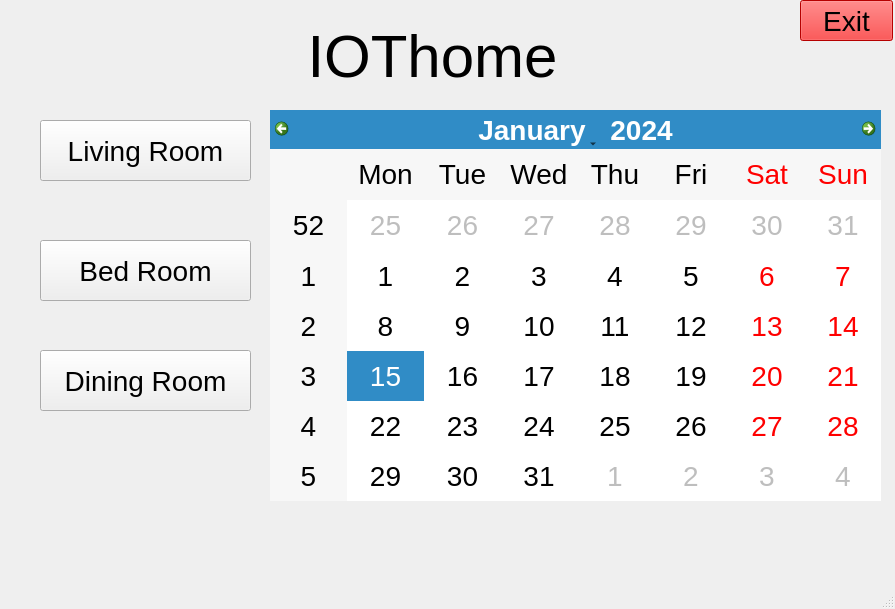
<?xml version="1.0" encoding="UTF-8"?>
<ui version="4.0">
 <class>MainWindow</class>
 <widget class="QMainWindow" name="MainWindow">
  <property name="geometry">
   <rect>
    <x>0</x>
    <y>0</y>
    <width>895</width>
    <height>609</height>
   </rect>
  </property>
  <property name="maximumSize">
   <size>
    <width>10000000</width>
    <height>10000000</height>
   </size>
  </property>
  <property name="font">
   <font>
    <pointsize>21</pointsize>
   </font>
  </property>
  <property name="windowTitle">
   <string>MainWindow</string>
  </property>
  <widget class="QWidget" name="centralwidget">
   <widget class="QPushButton" name="pushButton">
    <property name="geometry">
     <rect>
      <x>40</x>
      <y>120</y>
      <width>211</width>
      <height>61</height>
     </rect>
    </property>
    <property name="focusPolicy">
     <enum>Qt::FocusPolicy::NoFocus</enum>
    </property>
    <property name="text">
     <string>Living Room</string>
    </property>
   </widget>
   <widget class="QPushButton" name="pushButton_2">
    <property name="geometry">
     <rect>
      <x>40</x>
      <y>240</y>
      <width>211</width>
      <height>61</height>
     </rect>
    </property>
    <property name="focusPolicy">
     <enum>Qt::FocusPolicy::NoFocus</enum>
    </property>
    <property name="text">
     <string>Bed Room</string>
    </property>
   </widget>
   <widget class="QPushButton" name="pushButton_3">
    <property name="geometry">
     <rect>
      <x>40</x>
      <y>350</y>
      <width>211</width>
      <height>61</height>
     </rect>
    </property>
    <property name="focusPolicy">
     <enum>Qt::FocusPolicy::NoFocus</enum>
    </property>
    <property name="text">
     <string>Dining Room</string>
    </property>
   </widget>
   <widget class="QCalendarWidget" name="calendarWidget">
    <property name="geometry">
     <rect>
      <x>270</x>
      <y>110</y>
      <width>611</width>
      <height>391</height>
     </rect>
    </property>
   </widget>
   <widget class="QLabel" name="label">
    <property name="geometry">
     <rect>
      <x>72</x>
      <y>20</y>
      <width>721</width>
      <height>71</height>
     </rect>
    </property>
    <property name="palette">
     <palette>
      <active>
       <colorrole role="Button">
        <brush brushstyle="SolidPattern">
         <color alpha="255">
          <red>152</red>
          <green>152</green>
          <blue>152</blue>
         </color>
        </brush>
       </colorrole>
       <colorrole role="Window">
        <brush brushstyle="SolidPattern">
         <color alpha="255">
          <red>56</red>
          <green>191</green>
          <blue>240</blue>
         </color>
        </brush>
       </colorrole>
      </active>
      <inactive>
       <colorrole role="Button">
        <brush brushstyle="SolidPattern">
         <color alpha="255">
          <red>152</red>
          <green>152</green>
          <blue>152</blue>
         </color>
        </brush>
       </colorrole>
       <colorrole role="Window">
        <brush brushstyle="SolidPattern">
         <color alpha="255">
          <red>56</red>
          <green>191</green>
          <blue>240</blue>
         </color>
        </brush>
       </colorrole>
      </inactive>
      <disabled>
       <colorrole role="Button">
        <brush brushstyle="SolidPattern">
         <color alpha="255">
          <red>152</red>
          <green>152</green>
          <blue>152</blue>
         </color>
        </brush>
       </colorrole>
       <colorrole role="Base">
        <brush brushstyle="SolidPattern">
         <color alpha="255">
          <red>56</red>
          <green>191</green>
          <blue>240</blue>
         </color>
        </brush>
       </colorrole>
       <colorrole role="Window">
        <brush brushstyle="SolidPattern">
         <color alpha="255">
          <red>56</red>
          <green>191</green>
          <blue>240</blue>
         </color>
        </brush>
       </colorrole>
      </disabled>
     </palette>
    </property>
    <property name="font">
     <font>
      <pointsize>45</pointsize>
      <italic>false</italic>
      <bold>false</bold>
      <strikeout>false</strikeout>
      <kerning>true</kerning>
     </font>
    </property>
    <property name="autoFillBackground">
     <bool>false</bool>
    </property>
    <property name="text">
     <string>IOThome</string>
    </property>
    <property name="alignment">
     <set>Qt::AlignmentFlag::AlignCenter</set>
    </property>
   </widget>
   <widget class="QPushButton" name="exitter">
    <property name="geometry">
     <rect>
      <x>800</x>
      <y>0</y>
      <width>93</width>
      <height>41</height>
     </rect>
    </property>
    <property name="styleSheet">
     <string notr="true">background-color: rgb(255, 0, 0);</string>
    </property>
    <property name="text">
     <string>Exit</string>
    </property>
   </widget>
  </widget>
  <widget class="QMenuBar" name="menubar">
   <property name="geometry">
    <rect>
     <x>0</x>
     <y>0</y>
     <width>895</width>
     <height>53</height>
    </rect>
   </property>
  </widget>
  <widget class="QStatusBar" name="statusbar"/>
 </widget>
 <resources/>
 <connections/>
</ui>
